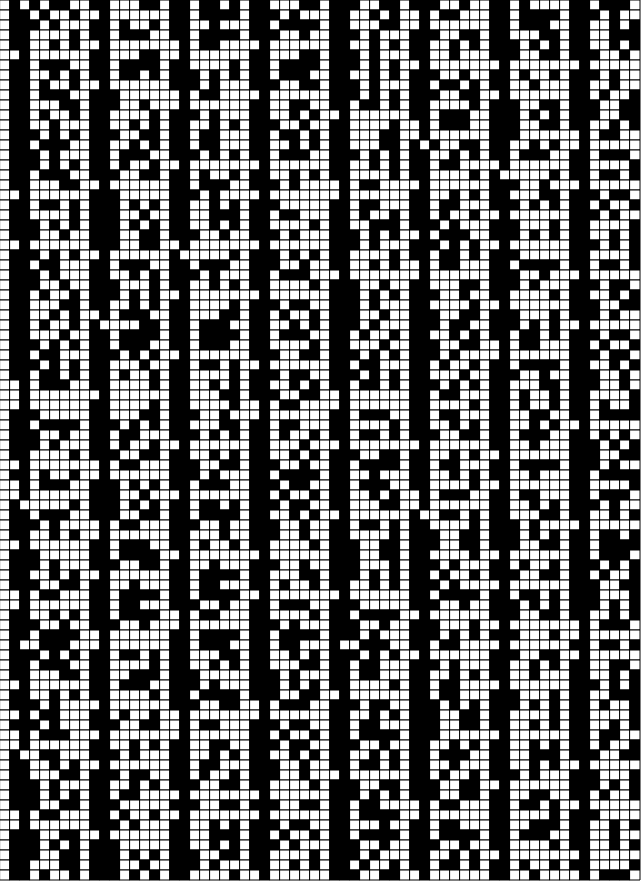
Frame 1 (no input)
Frame 60 (no input): identical to frame 1, image omitted
Frame 120 (the mouse pressed at the canvas centre since frame 60): identical to frame 1, image omitted

The p5.js sketch that drew this single still picture (run headless with seeded random() and noise() and a simulated clock; from frame 60 on, the mouse is pressed at the canvas centre):

// p5.js sketch
// ── sketch.js
var ttext = "Vitae nec in commodo, auctor consectetuer, sed rhoncus integer tincidunt praesent, tellus fermentum accumsan. Sed suspendisse, nunc mauris purus integer et platea, ligula elit. Arcu quam vitae ultrices neque. Ante ac urna vitae rutrum, cras porta quam vestibulum. Conubia non maecenas vestibulum vestibulum, orci viverra porta iaculis, arcu est, libero nam sodales eleifend odio justo. Ante purus, non morbi viverra nec massa. Massa lectus ante montes, eros dolor dolor, orci natoque porttitor quis mus quisque. Nunc et, magna inceptos lectus. Nulla vel tellus sed quam feugiat. Lectus et vel, felis viverra lorem suspendisse eget felis quis, suscipit purus egestas vitae lobortis, lorem magna id pede a.";
var decArr = [];
var stripArr = [];
var gridSize = 10;
var da = 0;
var db = 0;
var dx = 0;
var dy = 0;
var width = 200;
var height = 200;

function setup() {

    
    for(var i = 0; i < ttext.length; i++) {
        var cCode = ttext.charCodeAt(i);
        decArr.push(cCode);
    }
    
    
    if(decArr.length == ttext.length) {
        console.log(decArr);
        
        width = (8*(8*gridSize))+1;
        console.log(ttext.length);
        height = Math.ceil(((ttext.length*8)/64)/8)*(8*gridSize)+1;
        console.log(height);
        createCanvas(width, height);
        background(255);
        
        cCodeToBinary();
        
    }
    
    
}

function draw() {
  
}

function cCodeToBinary() {
    
    for(var i = 0; i < decArr.length; i++) {
        var bitArr = [0,0,0,0,0,0,0,0];
        var tempS = decArr[i];
        
        if(tempS - 128 >= 0 && tempS > 0){
            bitArr[0] = 1;
            tempS = tempS - 128;
        }
        if(tempS - 64 >= 0 && tempS > 0) {
            bitArr[1] = 1;
            tempS = tempS - 64;
        }
        if(tempS - 32 >= 0 && tempS > 0) {
            bitArr[2] = 1;
            tempS = tempS - 32;
        }
        if(tempS - 16 >= 0 && tempS > 0) {
            bitArr[3] = 1;
            tempS = tempS - 16;
        }
        if(tempS - 8 >= 0 && tempS > 0) {
            bitArr[4] = 1;
            tempS = tempS - 8;
        }
        if(tempS - 4 >= 0 && tempS > 0) {
            bitArr[5] = 1;
            tempS = tempS - 4;
        }
        if(tempS - 2 >= 0 && tempS > 0) {
            bitArr[6] = 1;
            tempS = tempS - 2;
        }
        if(tempS - 1 >= 0 && tempS > 0) {
            bitArr[7] = 1;
            tempS = tempS - 1;
        }
        
        stripArr.push(bitArr);
    }
    
    if(stripArr.length == decArr.length) {
        drawStrips();
    }
}

function drawStrips() {
    
    for(var i = 0; i < stripArr.length; i++){
        for(var j = 0; j < stripArr[i].length; j++) {
            if(stripArr[i][j] == 1){
                fill(0);
            } else {
                fill(255);
            }
            
            da = Math.floor(i/8);
            dx = (gridSize*8)*da;
            
            db = Math.floor(dx/((8*gridSize)*8));
            dy = db*(8*gridSize)
            
            console.log(db);
            
            rect(j*gridSize + dx - (dy*8), i*gridSize - dx + dy, gridSize, gridSize);
        }
    }
} 
